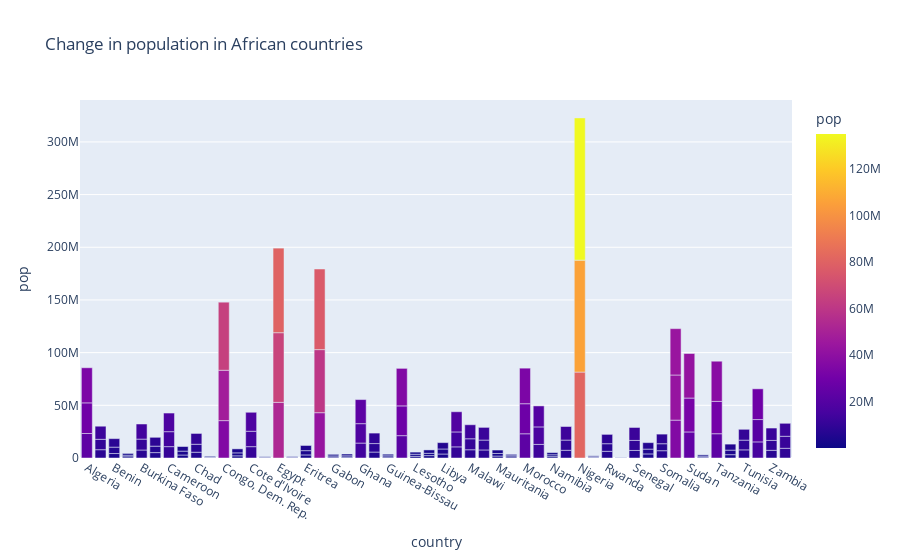

The notebook cell saved with this chart:
### Code cell
fig = px.bar(df_africa, x='country', y='pop',
             hover_data=['pop','country','continent'], 
             color='pop',title="Change in population in African countries"
             )
fig.show()

### Figure 1 — Plotly figure (JSON) as saved in the notebook; plotly's stock layout.template omitted (floating-point values rounded to 4 significant figures; data arrays with more than 128 entries replaced by an {"elided": "..."} marker saying what was removed)
{"data": [{"alignmentgroup": "True", "customdata": {"elided": "156x1 str values"}, "hovertemplate": "country=%{x}<br>pop=%{marker.color}<br>continent=%{customdata[0]}<extra></extra>", "legendgroup": "", "marker": {"color": {"elided": "156 int values"}, "coloraxis": "coloraxis"}, "name": "", "offsetgroup": "", "orientation": "v", "showlegend": false, "textposition": "auto", "type": "bar", "x": {"elided": "156 str values"}, "xaxis": "x", "y": {"elided": "156 int values"}, "yaxis": "y"}], "layout": {"barmode": "relative", "coloraxis": {"colorbar": {"title": {"text": "pop"}}, "colorscale": [[0, "#0d0887"], [0.1111, "#46039f"], [0.2222, "#7201a8"], [0.3333, "#9c179e"], [0.4444, "#bd3786"], [0.5556, "#d8576b"], [0.6667, "#ed7953"], [0.7778, "#fb9f3a"], [0.8889, "#fdca26"], [1, "#f0f921"]]}, "legend": {"tracegroupgap": 0}, "title": {"text": "Change in population in African countries"}, "xaxis": {"anchor": "y", "domain": [0, 1], "title": {"text": "country"}}, "yaxis": {"anchor": "x", "domain": [0, 1], "title": {"text": "pop"}}}}
